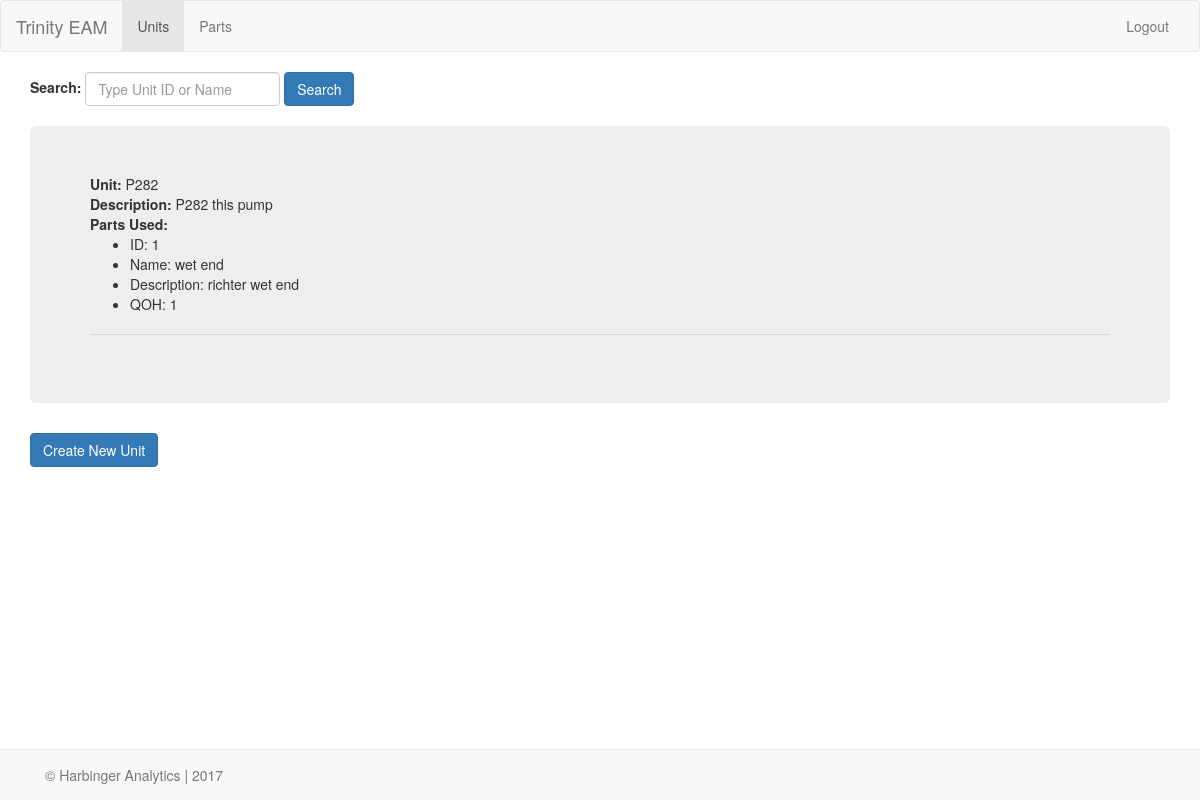
The app's page /units (signed in) with its own data.
### models.py (models this page shows, shortened)
class Unit(db.Model):
    __tablename__="unit"
    id=db.Column(db.Integer, primary_key=True)
    unit_name=db.Column(db.String(200), unique=True)
    description=db.Column(db.String(1000), nullable=True)

class Part(db.Model):
    __tablename__="part"
    id=db.Column(db.Integer, primary_key=True)
    name=db.Column(db.String(200), nullable=False)
    description=db.Column(db.String(1000), nullable=False)
    quantity_on_hand=db.Column(db.Integer, nullable=True)
    units=db.relationship('Unit', secondary='unit_part', backref=db.backref('spares', lazy='dynamic'))
    warehouses=db.relationship('Warehouse', secondary='warehouse_part', backref=db.backref('location', lazy='dynamic'))

### app.py (the view)
@app.route('/units')
@login_required
def units():
    units=db.session.query(Unit).all()
    return render_template('units.html', units=units)

### app.py (called while the page is built)
def login_required(f):
    @wraps(f)
    def wrap(*args, **kwargs):
        if 'logged_in' in session:
            return f(*args, **kwargs)
        else:
            flash('You need to login first.')
            return redirect(url_for('login'))
    return wrap

### templates/units.html
{% extends "base.html" %}
{% block content %}
<form class="form-inline">
  <div class="form-group">
    <label for="example-search-input" class="col-2 col-form-label">Search:</label>
      <input class="form-control" type="search" placeholder="Type Unit ID or Name" id="search-input">
      <button type="submit" class="btn btn-primary">Search</button>
  </div>
</form>
<br>
{% for unit in units %}
<div class="jumbotron">
  <strong>Unit:</strong> {{ unit.unit_name }} <br>
  <strong>Description:</strong> {{ unit.description }} <br>
  <strong>Parts Used:</strong>  {% for each in unit.spares %}
    <ul>
      <li>ID: {{ each.id}}</li>
      <li>Name: {{ each.name }}</li>
      <li>Description: {{each.description}}</li>
      <li>QOH: {{each.quantity_on_hand}}</li>
    </ul>
  <hr>
  {% endfor %}
</div>
  {% endfor %}
  <div class="btn-group">
    <a href="/create_units"><button type="button" class="btn btn-primary">Create New Unit</button></a>
  </div>
{% endblock %}

### records on screen
Unit: unit_name "P282", description "P282 this pump"
Part: id "1", name "wet end", description "richter wet end", quantity_on_hand "1"
